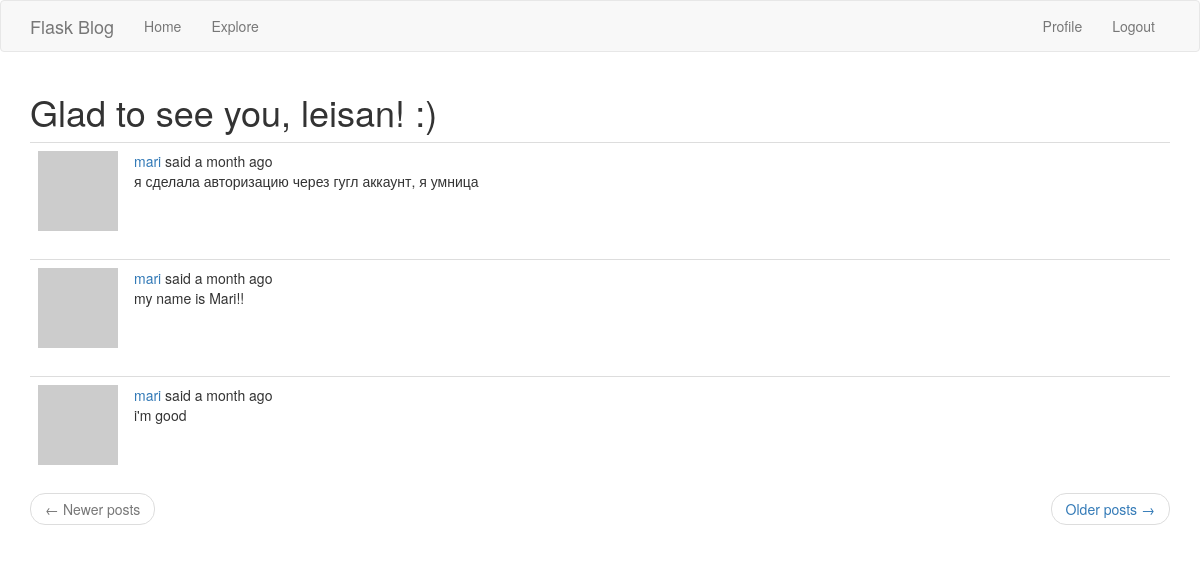
The page /explore (signed in) on the database as committed earlier.
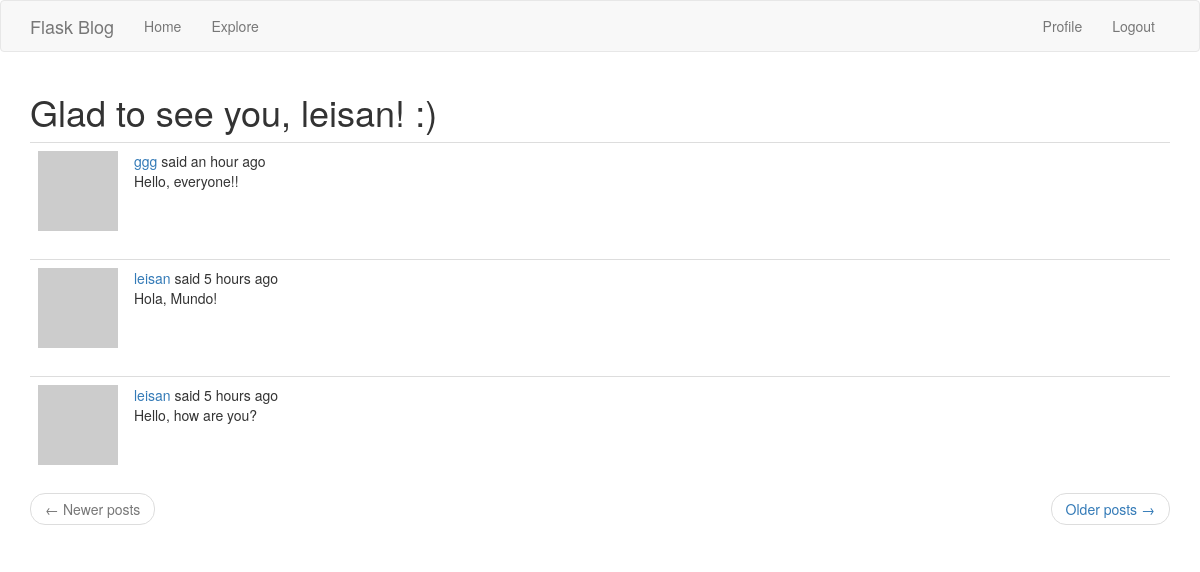
The same page on the database as committed later.
### app/models.py (models this page shows, shortened)
class Post(db.Model):
    id = db.Column(db.Integer, primary_key=True)
    body = db.Column(db.String(140))
    timestamp = db.Column(db.DateTime, index=True, default=datetime.utcnow)
    user_id = db.Column(db.Integer, db.ForeignKey('user.id'), nullable=False)
    language = db.Column(db.String(5))

### app/main/routes.py (the view)
@bp.route('/explore')
@login_required
def explore():
    page = request.args.get('page', 1, type=int)
    posts = Post.query.order_by(Post.timestamp.desc()).paginate(
        page, current_app.config['POSTS_PER_PAGE'], False)
    next_url = url_for('main.explore', page=posts.next_num) \
        if posts.has_next else None
    prev_url = url_for('main.explore', page=posts.prev_num) \
        if posts.has_prev else None
    return render_template('home.html', title=_('Explore'),
                           posts=posts.items, next_url=next_url,
                           prev_url=prev_url)

### app/main/routes.py (called while the page is built)
@bp.before_request
def before_request():
    if current_user.is_authenticated:
        current_user.last_seen = datetime.utcnow()
        db.session.commit()
    g.locale = str(get_locale())

### app/models.py (called while the page is built)
@login_manager.user_loader
def load_user(user_id):
    return User.query.get(int(user_id))

    def avatar(self, size):
        digest = md5(self.email.lower().encode('utf-8')).hexdigest()
        return 'https://www.gravatar.com/avatar/{}?d=identicon&s={}'.format(
            digest, size)

### app/templates/home.html (shortened to what this page needs)
{% extends "base.html" %}
{% import 'bootstrap/wtf.html' as wtf %}
{% block app_content %}
    <h1>{{_("Glad to see you, %(username)s!", username=current_user.username) }} :)</h1>
    {% for post in posts %}
        {% include '_post.html' %}
    {% endfor %}
    <nav aria-label="...">
        <ul class="pager">
            <li class="previous{% if not prev_url %} disabled{% endif %}">
                <a href="{{ prev_url or '#' }}">
                    <span aria-hidden="true">&larr;</span> {{_('Newer posts')}}
                </a>
            </li>
            <li class="next{% if not next_url %} disabled{% endif %}">
                <a href="{{ next_url or '#' }}">
                    {{_('Older posts')}} <span aria-hidden="true">&rarr;</span>
                </a>
            </li>
        </ul>
    </nav>
{% endblock %}

### app/templates/_post.html (shortened to what this page needs)
<table class="table table-hover">
    <tr>
        <td width="70px">
            <a href="{{ url_for('main.user', username=post.author.username) }}">
                <img src="{{ post.author.avatar(70) }}" />
            </a>
        </td>
        <td>
            {{ _('%(username)s said %(when)s',
                username=user_link, when=moment(post.timestamp).fromNow()) }}
            <br>
            <span id="post{{ post.id }}">{{ post.body }}</span>
        </td>
    </tr>
</table>

Rows that differ between the two databases and show on the page:
no longer on this page (row unchanged): Post: body "я сделала авторизацию через гугл аккаунт, я умница"
no longer on this page (row unchanged): Post: body "my name is Mari!!"
no longer on this page (row unchanged): Post: body "i'm good"
added Post: body "Hello, everyone!!"
added Post: body "Hola, Mundo!"
added Post: body "Hello, how are you?"
